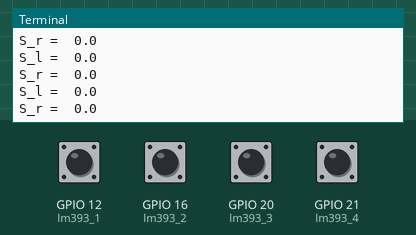
A program run on a simulated Raspberry Pi (BCM pin numbers). On the bench: the last lines printed to the terminal. Inputs (shaded band) come from the test bench; at power-on: GPIO 12 (lm393_1), GPIO 16 (lm393_2), GPIO 20 (lm393_3), GPIO 21 (lm393_4) HIGH. The clock reads 2024-03-15 10:24:30 at power-on unless the program sets it.

Above: at 1.3 s.
1.4 s: GPIO 12 (lm393_1) pulled LOW for 0.15 s
At 1.87 s:
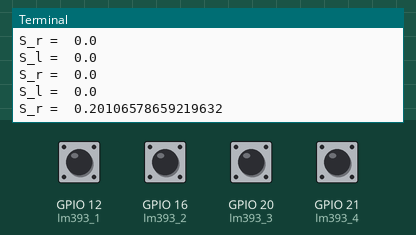
3.0 s: GPIO 16 (lm393_2) pulled LOW for 0.15 s
At 3.51 s:
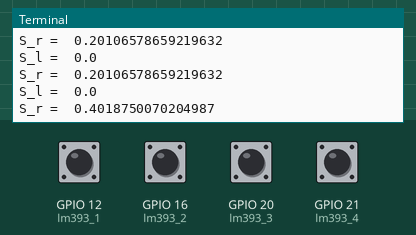
4.6 s: GPIO 20 (lm393_3) pulled LOW for 0.15 s
6.2 s: GPIO 21 (lm393_4) pulled LOW for 0.15 s
7.8 s: GPIO 12 (lm393_1) pulled LOW for 1 s
At 9.16 s:
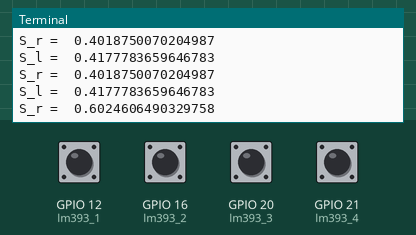
10.3 s: GPIO 16 (lm393_2) pulled LOW for 1 s
At 11.55 s:
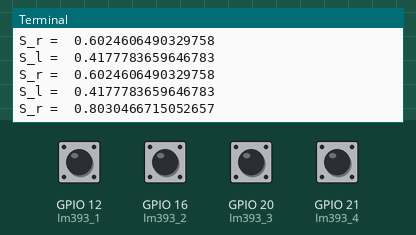
Timing chart, 0 to 13.3 s (numbered marks = the images above; inputs shaded):
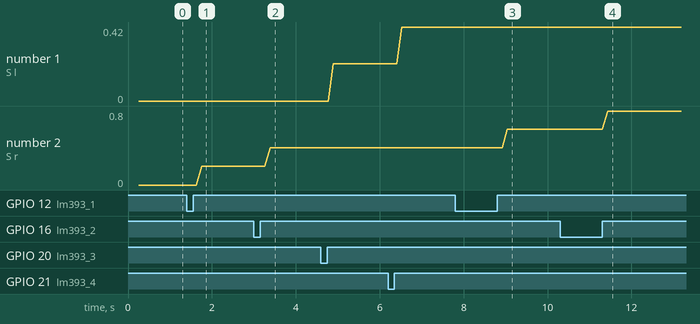

The program:

LM393.py
```python
import RPi.GPIO as GPIO
import time
GPIO.setmode(GPIO.BCM)

class LM393:
    def __init__(self):
        self.delay_speed=1 # время между прерываниями
        self.k_right=0.49 # 0.48 коэффициэнт, необходимый для точного определения скорости (так как при всех верных вводных данных показания от истины почему-то отличаются на этот коэффициэнт)
        self.k_left=0.51 # 0.5
        self.delay_between_read_speed=0.125 #0.125 # интервал между измерениями скорости, для измерения дистанции работает с погрешностью 2% в интервале 5.5 см/сек до 14 см/сек
        self.Left_S=0 # путь для левой стороны с момента start
        self.right_S=0 # путь для правой стороны с момента start
        # Пины датчиков скорости
        self.lm393_1 = 12
        self.lm393_2 = 16
        self.lm393_3 = 20
        self.lm393_4 = 21
        # Переменные для хранения данных о скорости колеса
        self.speed_count1=0
        self.speed_count2=0
        self.speed_count3=0
        self.speed_count4=0
        self.speed1=0
        self.speed2=0
        self.speed3=0
        self.speed4=0
        self.prev_time1 = time.time()
        self.prev_time2 = time.time()
        self.prev_time3 = time.time()
        self.prev_time4 = time.time()
        GPIO.setup(self.lm393_1, GPIO.IN, pull_up_down=GPIO.PUD_UP)
        GPIO.setup(self.lm393_2, GPIO.IN, pull_up_down=GPIO.PUD_UP)
        GPIO.setup(self.lm393_3, GPIO.IN, pull_up_down=GPIO.PUD_UP)
        GPIO.setup(self.lm393_4, GPIO.IN, pull_up_down=GPIO.PUD_UP)
        # Настройка пинов и прерывания, за счет этих штук происходит считывание прорези на диске
        GPIO.add_event_detect(self.lm393_1, GPIO.RISING, callback=lambda *args: self.calculate_speed(1), bouncetime=self.delay_speed)
        GPIO.add_event_detect(self.lm393_2, GPIO.RISING, callback=lambda *args: self.calculate_speed(2), bouncetime=self.delay_speed)
        GPIO.add_event_detect(self.lm393_3, GPIO.RISING, callback=lambda *args: self.calculate_speed(3), bouncetime=self.delay_speed)
        GPIO.add_event_detect(self.lm393_4, GPIO.RISING, callback=lambda *args: self.calculate_speed(4), bouncetime=self.delay_speed)


    def calculate_speed(self, channel):
        # Увеличение счетчика для каждого импульса датчика скорости
        if(channel==1):
            self.speed_count1 += 1
        if(channel==2):
            self.speed_count2 += 1
        if(channel==3):
            self.speed_count3 += 1
        if(channel==4):
            self.speed_count4 += 1

    def start_with_delay(self): # нужно вызвать прямо перед стартом считываний (обновляет таймеры)
        self.prev_time1 = time.time()
        self.prev_time2 = time.time()
        self.prev_time3 = time.time()
        self.prev_time4 = time.time()
        self.left_S=0
        self.right_S=0
        time.sleep(self.delay_between_read_speed) # для того, чтобы первая считанная скорость была корретной 0.25?????????

    def get_speed_right(self): # среднее по 2 правым датчикам
        tmp_speed_count1=0
        tmp_speed_count2=0
        tmp_speed_count1=self.speed_count1
        self.speed_count1 = 0  # Сброс счетчика
        time_interval1 = time.time() - self.prev_time1  # рассчитываем временной интервал
        self.prev_time1 = time.time()  # обновление временного счетчика
        tmp_speed_count2=self.speed_count2
        self.speed_count2 = 0  # Сброс счетчика
        time_interval2 = time.time() - self.prev_time2  # рассчитываем временной интервал
        self.prev_time2 = time.time()  # обновление временного счетчика
        speed1 = (tmp_speed_count1 * (7 /(44*40))*self.k_right *207)/time_interval1 # независимо рассчитываем 2 скорости
        speed2 = (tmp_speed_count2 * (7 /(44*40))*self.k_right *207)/time_interval2
        speed = (speed1+speed2)/2

        #print("1 = ", speed1)
        #print("2 = ", speed2)
        return(speed)

    def get_speed_left(self): # среднее по 2 левым датчикам
        tmp_speed_count3=0
        tmp_speed_count4=0
        tmp_speed_count3=self.speed_count3
        self.speed_count3 = 0  # Сброс счетчика
        time_interval3 = time.time() - self.prev_time3  # рассчитываем временной интервал
        self.prev_time3 = time.time()  # обновление временного счетчика
        tmp_speed_count4=self.speed_count4
        self.speed_count4 = 0  # Сброс счетчика
        time_interval4 = time.time() - self.prev_time4  # рассчитываем временной интервал
        self.prev_time4 = time.time()  # обновление временного счетчика
        speed1 = (tmp_speed_count3 * (7 /(44*40))*self.k_left *207)/time_interval3 # независимо рассчитываем 2 скорости
        speed2 = (tmp_speed_count4 * (7 /(44*40))*self.k_left *207)/time_interval4
        speed = (speed1+speed2)/2

        #print("1 = ", speed1)
        #print("2 = ", speed2)
        return(speed)

    def get_delay(self):
        return(self.delay_between_read_speed)

    """def calculate_speed(self): # error in this function! это пока так, но это не работает. эта серия функций будет создаваться под конкретную задачу
        speed = self.get_speed_left()
        self.left_S = self.left_S + speed*self.delay_between_read_speed
        speed = self.get_speed_right()
        self.right_S = self.right_S + speed*self.delay_between_read_speed

    def get_left_S(self):
        return(self.left_S) # 2 элемента - справа и слева выводить

    def get_right_S(self):
        return(self.right_S) # 2 элемента - справа и слева выводить"""


try:
    lm393 = LM393()
    lm393.start_with_delay()
    S_l = 0
    S_r = 0
    while True:
        delay_between_read_speed=lm393.get_delay()
        speed_l = lm393.get_speed_left()
        speed_r = lm393.get_speed_right()
        #print("speed = ", speed)

        time.sleep(delay_between_read_speed) # 0.5 - нормальная задержка
        S_l = S_l+speed_l*delay_between_read_speed
        print("S_l = ", S_l)
        S_r = S_r+speed_r*delay_between_read_speed
        print("S_r = ", S_r)

except KeyboardInterrupt:
    GPIO.cleanup()
```

Measured:
- after the input at 1.4 s, the terminal: prints a new line after 0.36 s (image 1)
- after the input at 3.0 s, the terminal: prints a new line after 0.39 s (image 2)
- after the input at 7.8 s, the terminal: prints a new line after 1.2 s (image 3)
- after the input at 10.3 s, the terminal: prints a new line after 1.1 s (image 4)
- plotted number 1: 0 → 0.21 after the input at 4.6 s, 0.21 → 0.42 after the input at 6.2 s
- plotted number 2: 0 → 0.2 after the input at 1.4 s, 0.2 → 0.4 after the input at 3.0 s, 0.4 → 0.6 after the input at 7.8 s, 0.6 → 0.8 after the input at 10.3 s
